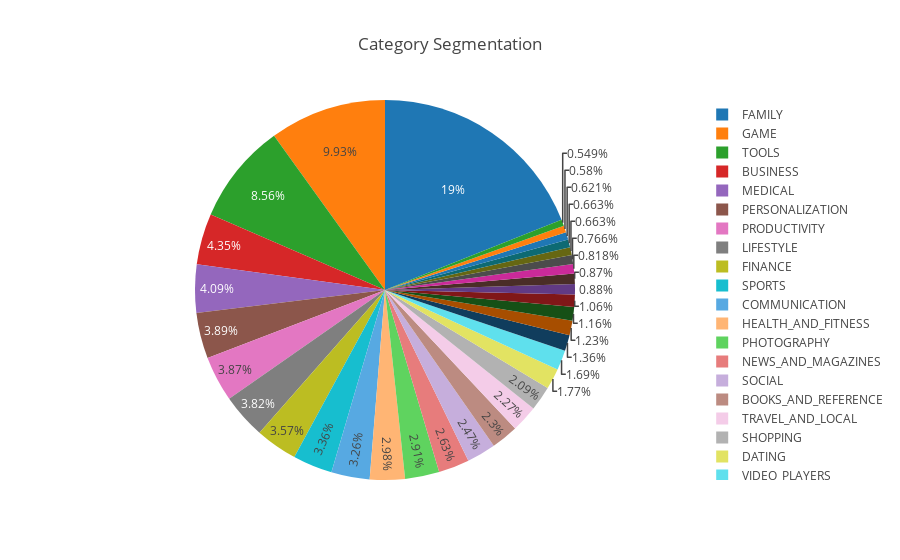

Here is the notebook cell this chart was saved with:
### Markdown cell above
### Android market breakdown
Which category has the highest share of apps in the market?

### Code cell
number_of_apps_in_category = df['Category'].value_counts().sort_values(ascending=True)

fig = {
    'data': [{'labels': number_of_apps_in_category.index,
              'values': number_of_apps_in_category.values,
              'type': 'pie',
              'hoverinfo': 'label+value'}],
    'layout': {'title': 'Category Segmentation'}
     }

py.iplot(fig, filename='active_category')

### Figure 1 — Plotly figure (JSON) as saved in the notebook; plotly's stock layout.template omitted (floating-point values rounded to 4 significant figures)
{"data": [{"hoverinfo": "label+value", "labels": ["BEAUTY", "COMICS", "PARENTING", "EVENTS", "ART_AND_DESIGN", "HOUSE_AND_HOME", "WEATHER", "LIBRARIES_AND_DEMO", "AUTO_AND_VEHICLES", "ENTERTAINMENT", "FOOD_AND_DRINK", "EDUCATION", "MAPS_AND_NAVIGATION", "VIDEO_PLAYERS", "DATING", "SHOPPING", "TRAVEL_AND_LOCAL", "BOOKS_AND_REFERENCE", "SOCIAL", "NEWS_AND_MAGAZINES", "PHOTOGRAPHY", "HEALTH_AND_FITNESS", "COMMUNICATION", "SPORTS", "FINANCE", "LIFESTYLE", "PRODUCTIVITY", "PERSONALIZATION", "MEDICAL", "BUSINESS", "TOOLS", "GAME", "FAMILY"], "type": "pie", "uid": "5da182da-98a7-4e2a-9bf6-5686d88af78c", "values": [53, 56, 60, 64, 64, 74, 79, 84, 85, 102, 112, 119, 131, 163, 171, 202, 219, 222, 239, 254, 281, 288, 315, 325, 345, 369, 374, 376, 395, 420, 827, 959, 1832]}], "layout": {"title": {"text": "Category Segmentation"}}}
